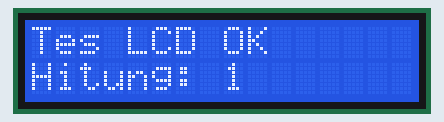
The program below on a simulated ESP32-C3. Shown: 16×2 character LCD. What the program prints to the serial monitor is not drawn.

Above: at 1.6 s.
At 6.3 s:
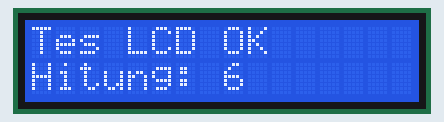
At 10.4 s:
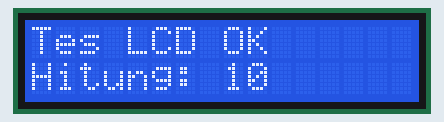
At 20.2 s:
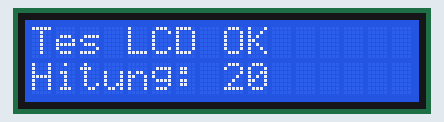
At 29.4 s:
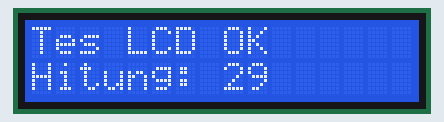
At 38.2 s:
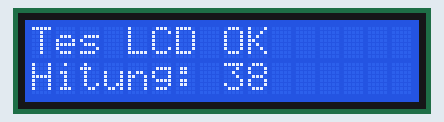

Measured:
- what the display in image 0 shows lasts 0.5 s, from 1.6 s to 2.1 s
- what the display in image 1 shows lasts 1.1 s, from 6.2 s to 7.3 s

The program:

main.cpp
```cpp
// LCD test: scans the I2C bus, then shows text and a counter.
// Nothing found -> check SDA/SCL. Backlight on but no text -> turn the contrast potentiometer.
#include <Arduino.h>
#include <LiquidCrystal_I2C.h>
#include <Wire.h>

// Pins and settings, copied from include/config.h in the main project.
const int PIN_MOISTURE = 0;
const int PIN_TDS = 1;
const int PIN_DS18B20 = 3;
const int PIN_RELAY = 4;
const int PIN_SDA = 8;
const int PIN_SCL = 9;
const uint8_t LCD_ADDR = 0x27;
const int ADC_SAMPLES = 10;
const int ADC_DRY = 3000;
const int ADC_WET = 1300;

uint8_t addr = 0;
LiquidCrystal_I2C* lcd = nullptr;

void setup() {
  Serial.begin(115200);
  delay(1500);
  Wire.begin(PIN_SDA, PIN_SCL);
  Wire.setClock(50000);  // slower clock is more tolerant of long jumper wires
  Serial.println("TEST LCD - SDA GPIO8, SCL GPIO9. Scan I2C:");
  int found = 0;
  for (uint8_t a = 0x08; a <= 0x77; a++) {  // 0x00-0x07 and 0x78-0x7F are reserved
    Wire.beginTransmission(a);
    if (Wire.endTransmission() == 0) {
      Serial.printf("  ditemukan perangkat di 0x%02X\n", a);
      if (!addr) addr = a;
      found++;
    }
  }
  if (found == 0) {
    Serial.println("  TIDAK ADA perangkat - cek kabel SDA/SCL/VCC/GND");
    return;
  }
  if (found > 3) {
    Serial.println("  JALUR I2C BERMASALAH: terlalu banyak alamat, LCD hanya punya satu.");
    Serial.println("  Cek pull-up 4,7k SDA->3V3 dan SCL->3V3, GND bersama, dan SDA/SCL tidak tertukar.");
    addr = 0;
    return;
  }
  if (addr != LCD_ADDR) Serial.printf("  ganti LCD_ADDR di include/config.h jadi 0x%02X\n", addr);
  lcd = new LiquidCrystal_I2C(addr, 16, 2);
  lcd->init();
  lcd->backlight();
  lcd->print("Tes LCD OK");
}

void loop() {
  if (!lcd) return;
  lcd->setCursor(0, 1);
  lcd->printf("Hitung: %-7lu", millis() / 1000);
  delay(500);
}
```
